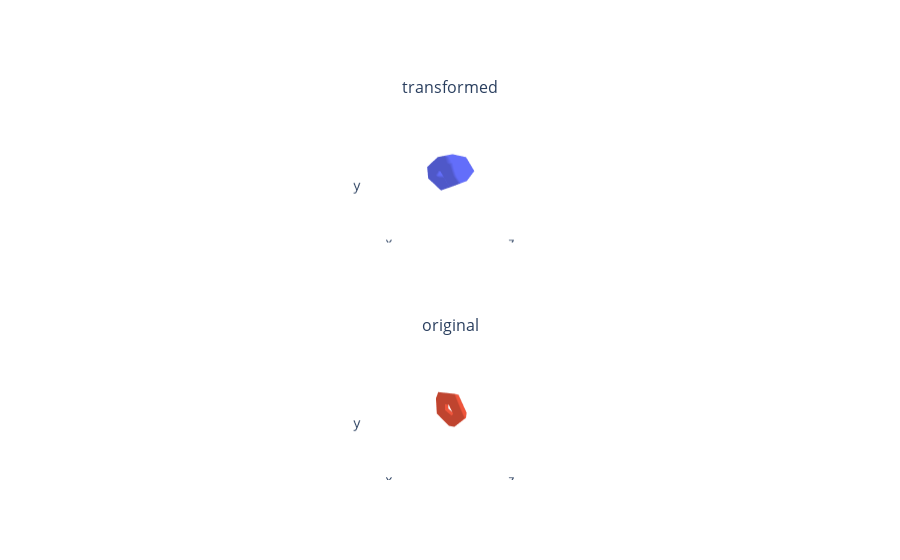

Notebook code cell kept with this figure:
### Code cell
from pytorch3d.utils import torus

n = 5
torus_mesh = torus(r=50, R=100, sides=n, rings=n)

transformed_verts = np.dot(torus_mesh.verts_list()[0], transformation_matrix)

torus_mesh_transformed = Meshes(
    verts=[torch.tensor(transformed_verts)],
    faces=torus_mesh.faces_list(),
)

sampled_torus_verts = sample_points_from_meshes(torus_mesh, 10000)
print(sampled_torus_verts.shape)
print(torus_mesh.verts_list()[0].shape)

fig = plot_scene({
    "transformed": {
        "sphere_mesh": torus_mesh_transformed,
    },
    "original": {
        "sphere_mesh": torus_mesh,
    },
})
fig.show()

### Figure 1 — Plotly figure (JSON) as saved in the notebook; plotly's stock layout.template omitted (floating-point values rounded to 4 significant figures)
{"data": [{"i": [24, 0, 20, 1, 21, 2, 22, 3, 23, 4, 4, 5, 0, 6, 1, 7, 2, 8, 3, 9, 9, 10, 5, 11, 6, 12, 7, 13, 8, 14, 14, 15, 10, 16, 11, 17, 12, 18, 13, 19, 19, 20, 15, 21, 16, 22, 17, 23, 18, 24], "j": [4, 20, 0, 21, 1, 22, 2, 23, 3, 24, 9, 0, 5, 1, 6, 2, 7, 3, 8, 4, 14, 5, 10, 6, 11, 7, 12, 8, 13, 9, 19, 10, 15, 11, 16, 12, 17, 13, 18, 14, 24, 15, 20, 16, 21, 17, 22, 18, 23, 19], "k": [0, 24, 1, 20, 2, 21, 3, 22, 4, 23, 5, 4, 6, 0, 7, 1, 8, 2, 9, 3, 10, 9, 11, 5, 12, 6, 13, 7, 14, 8, 15, 14, 16, 10, 17, 11, 18, 12, 19, 13, 20, 19, 21, 15, 22, 16, 23, 17, 24, 18], "lighting": {"ambient": 0.8, "diffuse": 1, "facenormalsepsilon": 1e-06, "fresnel": 0, "roughness": 0.5, "specular": 0, "vertexnormalsepsilon": 1e-12}, "name": "sphere_mesh", "scene": "scene", "type": "mesh3d", "x": [150, 115.5, 59.55, 59.55, 115.5, 46.35, 35.68, 18.4, 18.4, 35.68, -121.4, -93.4, -48.18, -48.18, -93.4, -121.4, -93.4, -48.18, -48.18, -93.4, 46.35, 35.68, 18.4, 18.4, 35.68], "y": [0, 0, 0, 0, 0, 99.86, 76.86, 39.64, 39.64, 76.86, 61.72, 47.5, 24.5, 24.5, 47.5, -61.72, -47.5, -24.5, -24.5, -47.5, -99.86, -76.86, -39.64, -39.64, -76.86], "z": [0, 118.9, 73.47, -73.47, -118.9, 0, 118.9, 73.47, -73.47, -118.9, 0, 118.9, 73.47, -73.47, -118.9, 0, 118.9, 73.47, -73.47, -118.9, 0, 118.9, 73.47, -73.47, -118.9]}, {"i": [24, 0, 20, 1, 21, 2, 22, 3, 23, 4, 4, 5, 0, 6, 1, 7, 2, 8, 3, 9, 9, 10, 5, 11, 6, 12, 7, 13, 8, 14, 14, 15, 10, 16, 11, 17, 12, 18, 13, 19, 19, 20, 15, 21, 16, 22, 17, 23, 18, 24], "j": [4, 20, 0, 21, 1, 22, 2, 23, 3, 24, 9, 0, 5, 1, 6, 2, 7, 3, 8, 4, 14, 5, 10, 6, 11, 7, 12, 8, 13, 9, 19, 10, 15, 11, 16, 12, 17, 13, 18, 14, 24, 15, 20, 16, 21, 17, 22, 18, 23, 19], "k": [0, 24, 1, 20, 2, 21, 3, 22, 4, 23, 5, 4, 6, 0, 7, 1, 8, 2, 9, 3, 10, 9, 11, 5, 12, 6, 13, 7, 14, 8, 15, 14, 16, 10, 17, 11, 18, 12, 19, 13, 20, 19, 21, 15, 22, 16, 23, 17, 24, 18], "lighting": {"ambient": 0.8, "diffuse": 1, "facenormalsepsilon": 1e-06, "fresnel": 0, "roughness": 0.5, "specular": 0, "vertexnormalsepsilon": 1e-12}, "name": "sphere_mesh", "scene": "scene2", "type": "mesh3d", "x": [150, 115.5, 59.55, 59.55, 115.5, 46.35, 35.68, 18.4, 18.4, 35.68, -121.4, -93.4, -48.18, -48.18, -93.4, -121.4, -93.4, -48.18, -48.18, -93.4, 46.35, 35.68, 18.4, 18.4, 35.68], "y": [0, 0, 0, 0, 0, 142.7, 109.8, 56.63, 56.63, 109.8, 88.17, 67.86, 35.0, 35.0, 67.86, -88.17, -67.86, -35.0, -35.0, -67.86, -142.7, -109.8, -56.63, -56.63, -109.8], "z": [0, 47.55, 29.39, -29.39, -47.55, 0, 47.55, 29.39, -29.39, -47.55, 0, 47.55, 29.39, -29.39, -47.55, 0, 47.55, 29.39, -29.39, -47.55, 0, 47.55, 29.39, -29.39, -47.55]}], "layout": {"annotations": [{"font": {"size": 16}, "showarrow": false, "text": "transformed", "x": 0.5, "xanchor": "center", "xref": "paper", "y": 1, "yanchor": "bottom", "yref": "paper"}, {"font": {"size": 16}, "showarrow": false, "text": "original", "x": 0.5, "xanchor": "center", "xref": "paper", "y": 0.375, "yanchor": "bottom", "yref": "paper"}], "scene": {"aspectmode": "cube", "camera": {"up": {"x": 0, "y": 1, "z": 0}}, "domain": {"x": [0, 1], "y": [0.625, 1]}, "xaxis": {"backgroundcolor": "#fff", "range": [-271.4, 271.4], "showaxeslabels": false, "showgrid": false, "showline": false, "showticklabels": false, "ticks": "", "zeroline": false}, "yaxis": {"backgroundcolor": "#fff", "range": [-271.4, 271.4], "showaxeslabels": false, "showgrid": false, "showline": false, "showticklabels": false, "ticks": "", "zeroline": false}, "zaxis": {"backgroundcolor": "#fff", "range": [-271.4, 271.4], "showaxeslabels": false, "showgrid": false, "showline": false, "showticklabels": false, "ticks": "", "zeroline": false}}, "scene2": {"aspectmode": "cube", "camera": {"up": {"x": 0, "y": 1, "z": 0}}, "domain": {"x": [0, 1], "y": [0, 0.375]}, "xaxis": {"backgroundcolor": "#fff", "range": [-285.3, 285.3], "showaxeslabels": false, "showgrid": false, "showline": false, "showticklabels": false, "ticks": "", "zeroline": false}, "yaxis": {"backgroundcolor": "#fff", "range": [-285.3, 285.3], "showaxeslabels": false, "showgrid": false, "showline": false, "showticklabels": false, "ticks": "", "zeroline": false}, "zaxis": {"backgroundcolor": "#fff", "range": [-285.3, 285.3], "showaxeslabels": false, "showgrid": false, "showline": false, "showticklabels": false, "ticks": "", "zeroline": false}}}}
